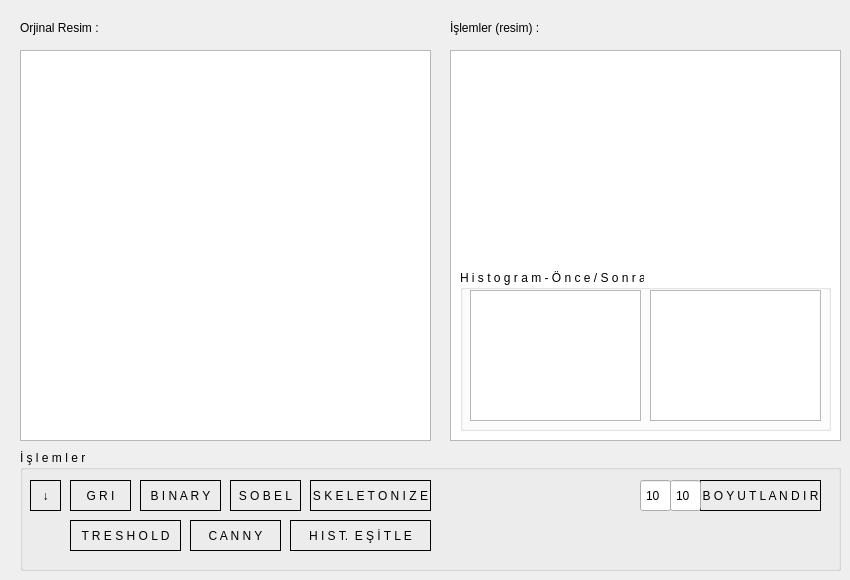
    <widget class="QWidget" name="tab_load">
     <attribute name="title">
      <string>T E M E L</string>
     </attribute>
     <widget class="QLabel" name="label_4">
      <property name="geometry">
       <rect>
        <x>20</x>
        <y>20</y>
        <width>101</width>
        <height>16</height>
       </rect>
      </property>
      <property name="text">
       <string>Orjinal Resim :</string>
      </property>
     </widget>
     <widget class="QGraphicsView" name="img_temel_orjinal">
      <property name="geometry">
       <rect>
        <x>20</x>
        <y>50</y>
        <width>411</width>
        <height>391</height>
       </rect>
      </property>
      <property name="verticalScrollBarPolicy">
       <enum>Qt::ScrollBarAlwaysOff</enum>
      </property>
      <property name="horizontalScrollBarPolicy">
       <enum>Qt::ScrollBarAlwaysOff</enum>
      </property>
     </widget>
     <widget class="QGraphicsView" name="img_temel_sonuc">
      <property name="geometry">
       <rect>
        <x>450</x>
        <y>50</y>
        <width>391</width>
        <height>391</height>
       </rect>
      </property>
      <property name="verticalScrollBarPolicy">
       <enum>Qt::ScrollBarAlwaysOff</enum>
      </property>
      <property name="horizontalScrollBarPolicy">
       <enum>Qt::ScrollBarAlwaysOff</enum>
      </property>
     </widget>
     <widget class="QGroupBox" name="groupBox_2">
      <property name="geometry">
       <rect>
        <x>20</x>
        <y>450</y>
        <width>821</width>
        <height>121</height>
       </rect>
      </property>
      <property name="title">
       <string>İ ş l e m l e r</string>
      </property>
      <widget class="QPushButton" name="btn_temel_gri_cevir">
       <property name="geometry">
        <rect>
         <x>50</x>
         <y>30</y>
         <width>61</width>
         <height>31</height>
        </rect>
       </property>
       <property name="styleSheet">
        <string notr="true">QPushButton
{
	border: 1px solid black;
}

QPushButton:hover
{
   background-color:rgb(250, 250, 250);
}</string>
       </property>
       <property name="text">
        <string>G R I</string>
       </property>
      </widget>
      <widget class="QPushButton" name="btn_temel_sobel">
       <property name="geometry">
        <rect>
         <x>210</x>
         <y>30</y>
         <width>71</width>
         <height>31</height>
        </rect>
       </property>
       <property name="styleSheet">
        <string notr="true">QPushButton
{
	border: 1px solid black;
}

QPushButton:hover
{
   background-color:rgb(250, 250, 250);
}</string>
       </property>
       <property name="text">
        <string>S O B E L</string>
       </property>
      </widget>
      <widget class="QPushButton" name="btn_temel_hist_esitle">
       <property name="geometry">
        <rect>
         <x>270</x>
         <y>70</y>
         <width>141</width>
         <height>31</height>
        </rect>
       </property>
       <property name="styleSheet">
        <string notr="true">QPushButton
{
	border: 1px solid black;
}

QPushButton:hover
{
   background-color:rgb(250, 250, 250);
}</string>
       </property>
       <property name="text">
        <string>H I S T.  E Ş İ T L E</string>
       </property>
      </widget>
      <widget class="QPushButton" name="btn_temel_binary_cevir">
       <property name="geometry">
        <rect>
         <x>120</x>
         <y>30</y>
         <width>81</width>
         <height>31</height>
        </rect>
       </property>
       <property name="styleSheet">
        <string notr="true">QPushButton
{
	border: 1px solid black;
}

QPushButton:hover
{
   background-color:rgb(250, 250, 250);
}</string>
       </property>
       <property name="text">
        <string>B I N A R Y</string>
       </property>
      </widget>
      <widget class="QPushButton" name="btn_temel_boyutlandir">
       <property name="geometry">
        <rect>
         <x>680</x>
         <y>30</y>
         <width>121</width>
         <height>31</height>
        </rect>
       </property>
       <property name="styleSheet">
        <string notr="true">QPushButton
{
	border: 1px solid black;
}

QPushButton:hover
{
   background-color:rgb(250, 250, 250);
}</string>
       </property>
       <property name="text">
        <string>B O Y U T L A N D I R</string>
       </property>
      </widget>
      <widget class="QLineEdit" name="img_temel_yukseklik">
       <property name="geometry">
        <rect>
         <x>650</x>
         <y>30</y>
         <width>31</width>
         <height>31</height>
        </rect>
       </property>
       <property name="styleSheet">
        <string notr="true">padding-left:3px;</string>
       </property>
       <property name="text">
        <string>10</string>
       </property>
      </widget>
      <widget class="QLineEdit" name="img_temel_genislik">
       <property name="geometry">
        <rect>
         <x>620</x>
         <y>30</y>
         <width>31</width>
         <height>31</height>
        </rect>
       </property>
       <property name="styleSheet">
        <string notr="true">padding-left:3px;</string>
       </property>
       <property name="text">
        <string>10</string>
       </property>
      </widget>
      <widget class="QPushButton" name="btn_temel_yukle">
       <property name="geometry">
        <rect>
         <x>10</x>
         <y>30</y>
         <width>31</width>
         <height>31</height>
        </rect>
       </property>
       <property name="styleSheet">
        <string notr="true">QPushButton
{
	border: 1px solid black;
}

QPushButton:hover
{
   background-color:rgb(250, 250, 250);
}</string>
       </property>
       <property name="text">
        <string>↓</string>
       </property>
      </widget>
      <widget class="QPushButton" name="btn_temel_treshold">
       <property name="geometry">
        <rect>
         <x>50</x>
         <y>70</y>
         <width>111</width>
         <height>31</height>
        </rect>
       </property>
       <property name="styleSheet">
        <string notr="true">QPushButton
{
	border: 1px solid black;
}

QPushButton:hover
{
   background-color:rgb(250, 250, 250);
}</string>
       </property>
       <property name="text">
        <string>T R E S H O L D</string>
       </property>
      </widget>
      <widget class="QPushButton" name="btn_temel_canny">
       <property name="geometry">
        <rect>
         <x>170</x>
         <y>70</y>
         <width>91</width>
         <height>31</height>
        </rect>
       </property>
       <property name="styleSheet">
        <string notr="true">QPushButton
{
	border: 1px solid black;
}

QPushButton:hover
{
   background-color:rgb(250, 250, 250);
}</string>
       </property>
       <property name="text">
        <string>C A N N Y</string>
       </property>
      </widget>
      <widget class="QPushButton" name="btn_temel_skeletonize">
       <property name="geometry">
        <rect>
         <x>290</x>
         <y>30</y>
         <width>121</width>
         <height>31</height>
        </rect>
       </property>
       <property name="styleSheet">
        <string notr="true">QPushButton
{
	border: 1px solid black;
}

QPushButton:hover
{
   background-color:rgb(250, 250, 250);
}</string>
       </property>
       <property name="text">
        <string>S K E L E T O N I Z E</string>
       </property>
      </widget>
     </widget>
     <widget class="QLabel" name="label_5">
      <property name="geometry">
       <rect>
        <x>450</x>
        <y>20</y>
        <width>101</width>
        <height>16</height>
       </rect>
      </property>
      <property name="text">
       <string>İşlemler (resim) :</string>
      </property>
     </widget>
     <widget class="QGroupBox" name="groupBox_3">
      <property name="geometry">
       <rect>
        <x>460</x>
        <y>270</y>
        <width>371</width>
        <height>161</height>
       </rect>
      </property>
      <property name="title">
       <string>H i s t o g r a m - Ö n c e / S o n r a</string>
      </property>
      <widget class="QGraphicsView" name="img_temel_hist_once">
       <property name="geometry">
        <rect>
         <x>10</x>
         <y>20</y>
         <width>171</width>
         <height>131</height>
        </rect>
       </property>
       <property name="verticalScrollBarPolicy">
        <enum>Qt::ScrollBarAlwaysOff</enum>
       </property>
       <property name="horizontalScrollBarPolicy">
        <enum>Qt::ScrollBarAlwaysOff</enum>
       </property>
      </widget>
      <widget class="QGraphicsView" name="img_temel_hist_sonra">
       <property name="geometry">
        <rect>
         <x>190</x>
         <y>20</y>
         <width>171</width>
         <height>131</height>
        </rect>
       </property>
       <property name="verticalScrollBarPolicy">
        <enum>Qt::ScrollBarAlwaysOff</enum>
       </property>
       <property name="horizontalScrollBarPolicy">
        <enum>Qt::ScrollBarAlwaysOff</enum>
       </property>
      </widget>
     </widget>
    </widget>
